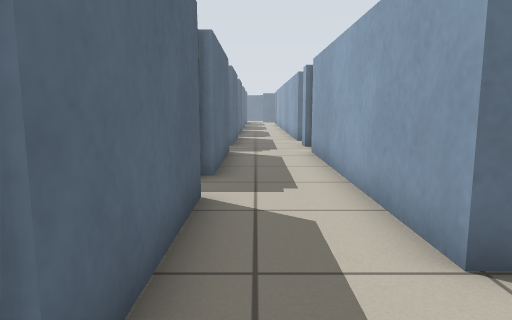
[1] (above)

16 first-person views from a walk through a world built for the Player/Stage simulator. The camera is 0.71 m above the floor, tilts 8° down and sees 70° across. Floor lines are 1 m apart. The floor is counted in squares, 0.5 m on a side. Each view is taken from the middle of a square. On the plan, view 1 faces up. The plan holds only what a view shows up to about 16 squares ahead; the rest is blank. The place goes on beyond the plan. Robots are left out.

[2]
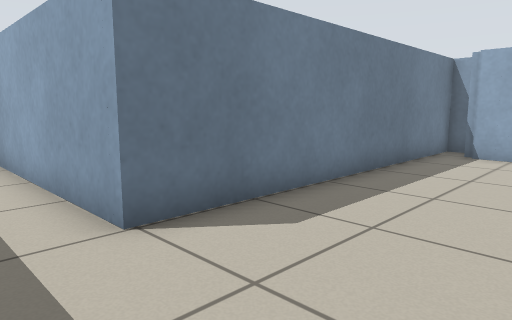

[3]
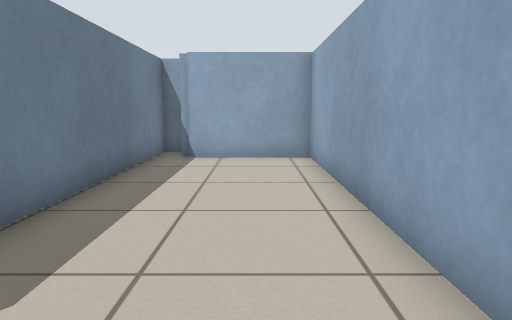

[4]
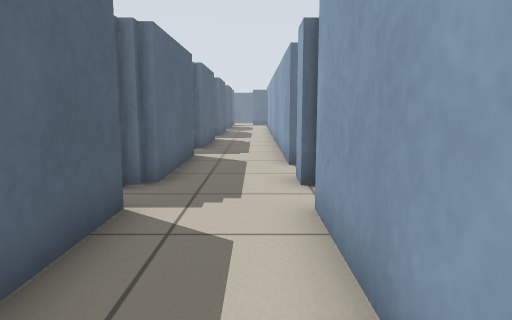

[5]
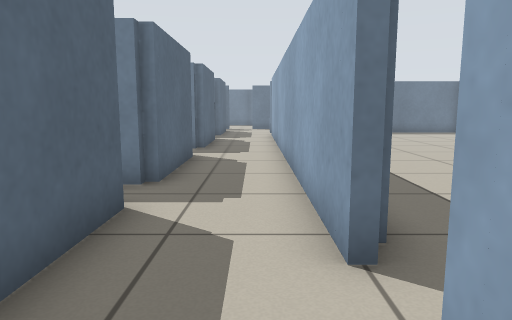

[6]
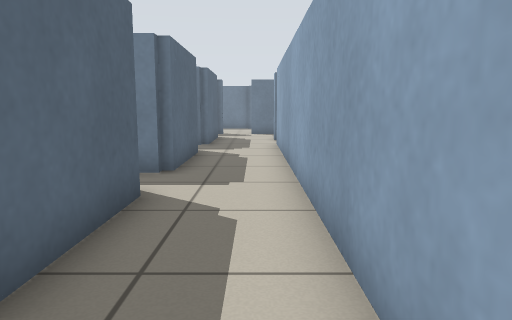

[7]
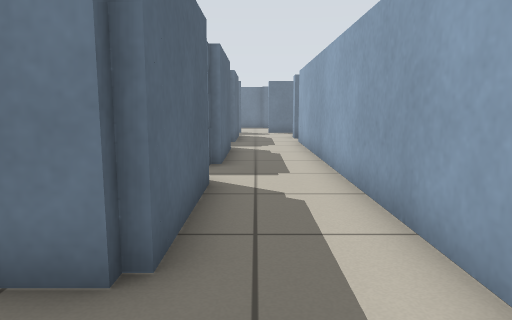

[8]
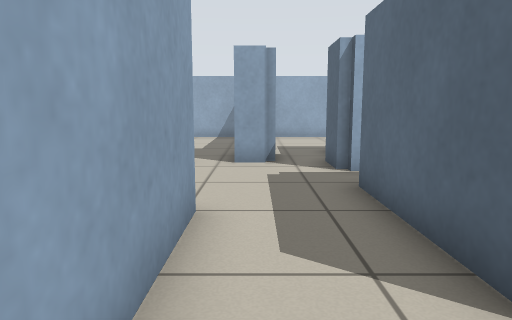

[9]
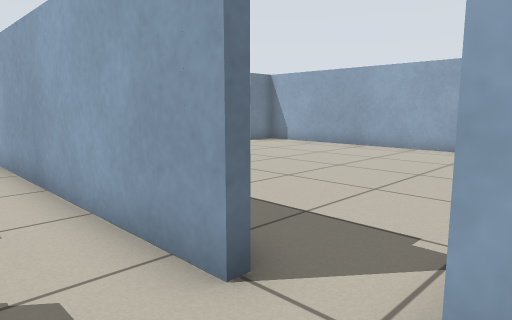

[10]
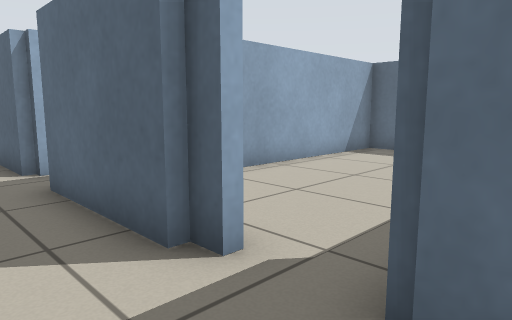

[11]
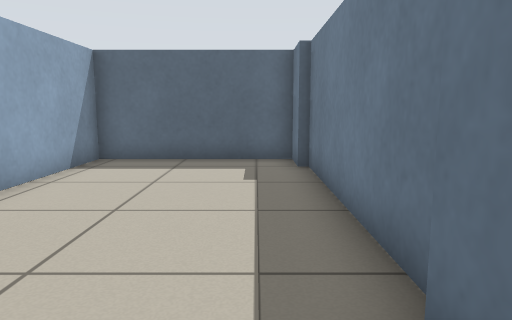

[12]
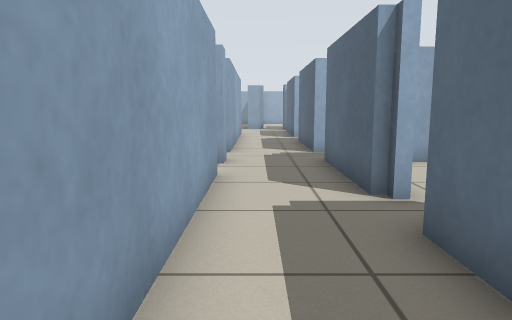

[13]
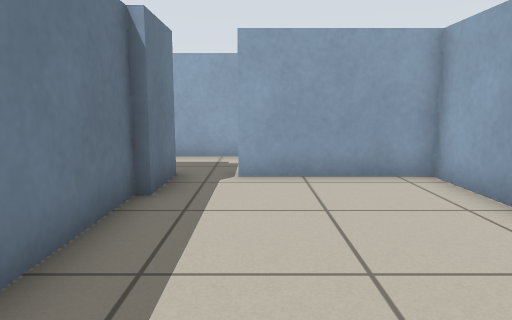

[14]
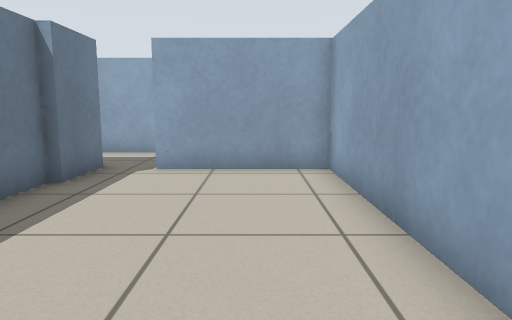

[15]
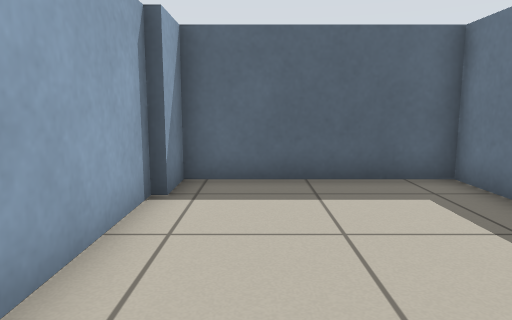

[16]
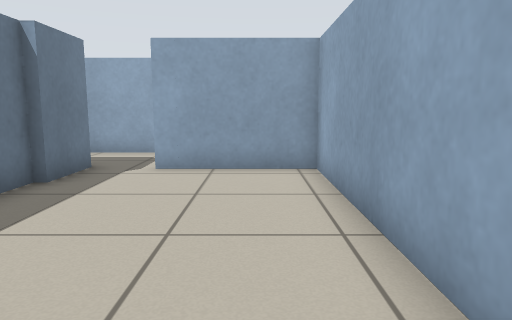

### Floor plan
Ten units are one square. View 1 is at (0, 0); x grows to the right and y downward. Boxes are objects, and circles mark ways between rooms. Rooms are numbered by the first view taken in them; rooms with no view inside come last. Other rooms are left out.
<svg viewBox="-118 -310 253 335">
<path fill="none" stroke="#000" d="M-9 -59 -9 -14M-14 -121 -9 -121 -9 -76M18 -136 18 -146M18 -161 18 -305M-9 -181 -9 -139M-12 1 -12 6M-9 5 -9 19M6 16 16 16M31 16 117 16 117 -20M-12 -201 -12 -197M130 -30 18 -30 18 -121M-9 -239 -9 -200M-12 -245 -12 -238M-9 -299 -9 -260M-31 -200 -64 -200M-95 -200 -113 -200 -113 -145 -99 -145M-100 -143 -14 -143 -14 -184M-12 -197 -31 -197M-30 -263 -100 -263M-99 -260 -113 -260 -113 -206 -14 -206 -14 -245M-9 -260 -31 -260"/>
<circle cx="-10" cy="-190" r="3" fill="#2a7"/>
<circle cx="-10" cy="-250" r="3" fill="#2a7"/>
<text x="10" y="-90">1</text>
<text x="-60" y="-170">2</text>
<text x="-60" y="-240">3</text>
</svg>
Room 1 opens to room 2. Room 1 opens to room 3.

Where each view was taken, in squares from view 1:
view 1: 0 up, 0 right, facing up
view 2: 1 down, 0 right, facing up-right
view 3: 0 up, 1 right, facing right
view 4: 7 up, 1 right, facing up
view 5: 13 up, 1 right, facing up
view 6: 18 up, 1 right, facing up
view 7: 17 up, 0 right, facing up
view 8: 8 up, 1 right, facing down
view 9: 14 up, 0 right, facing up-right
view 10: 27 up, 1 right, facing down-left
view 11: 25 up, 1 left, facing left
view 12: 24 up, 1 right, facing down
view 13: 18 up, 9 left, facing right
view 14: 16 up, 10 left, facing right
view 15: 16 up, 4 left, facing left
view 16: 22 up, 10 left, facing right
